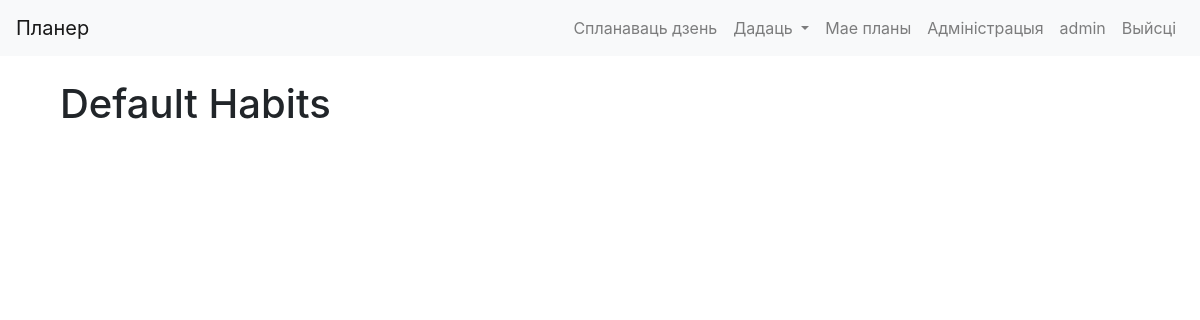
The app's page /calendar/view_default_habits/ (signed in), older data.
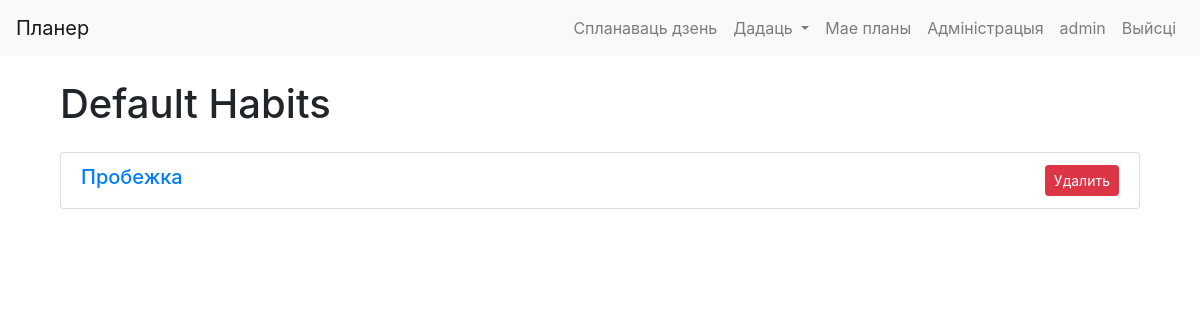
The same page, newer data.
### cal/models.py (models this page shows, shortened)
class DefaultPlan(models.Model):
    name = models.CharField(max_length=63)
    time_a_day = models.DurationField()

class DefaultHabit(DefaultPlan):
    @property
    def due_date(self):
        return None

class DefaultPlan(models.Model):
    name = models.CharField(max_length=63)
    time_a_day = models.DurationField()

### cal/views.py (the view)
# urls.py: path('view_default_habits/', views.view_default_habits, name='view_default_habits'),
@login_required
@user_passes_test(admin_check)
def view_default_habits(request):
    habits = DefaultHabit.objects.all()
    return render(request, 'cal/view_default_habits.html', {'habits': habits})

### cal/views.py (called while the page is built)
def admin_check(user):
    return user.is_superuser

### cal/templates/cal/view_default_habits.html (shortened to what this page needs)
{% extends "cal/layout.html" %}
{% block content %}
<div class="container-fluid">
    <h1 class="my-4">Default Habits</h1>
    <div class="row">
      <div class="col">
        <div class="list-group">
          {% for habit in habits %}
            <div class="list-group-item">
              <div class="d-flex w-100 justify-content-between">
                <a href="{% url 'cal:edit_default_habit' habit.id %}">
                  <h5 class="mb-1">{{ habit.name }}</h5>
                </a>
                <form method="post" action="{% url 'cal:delete_default_habit' habit.id %}">
                  <button class="btn btn-danger btn-sm" type="submit">Удалить</button>
                </form>
              </div>
            </div>
          {% endfor %}
        </div>
      </div>
    </div>
  </div>
  </div>
{% endblock %}

Row changes from the older to the newer data that the page shows:
added DefaultHabit: name "Пробежка"
